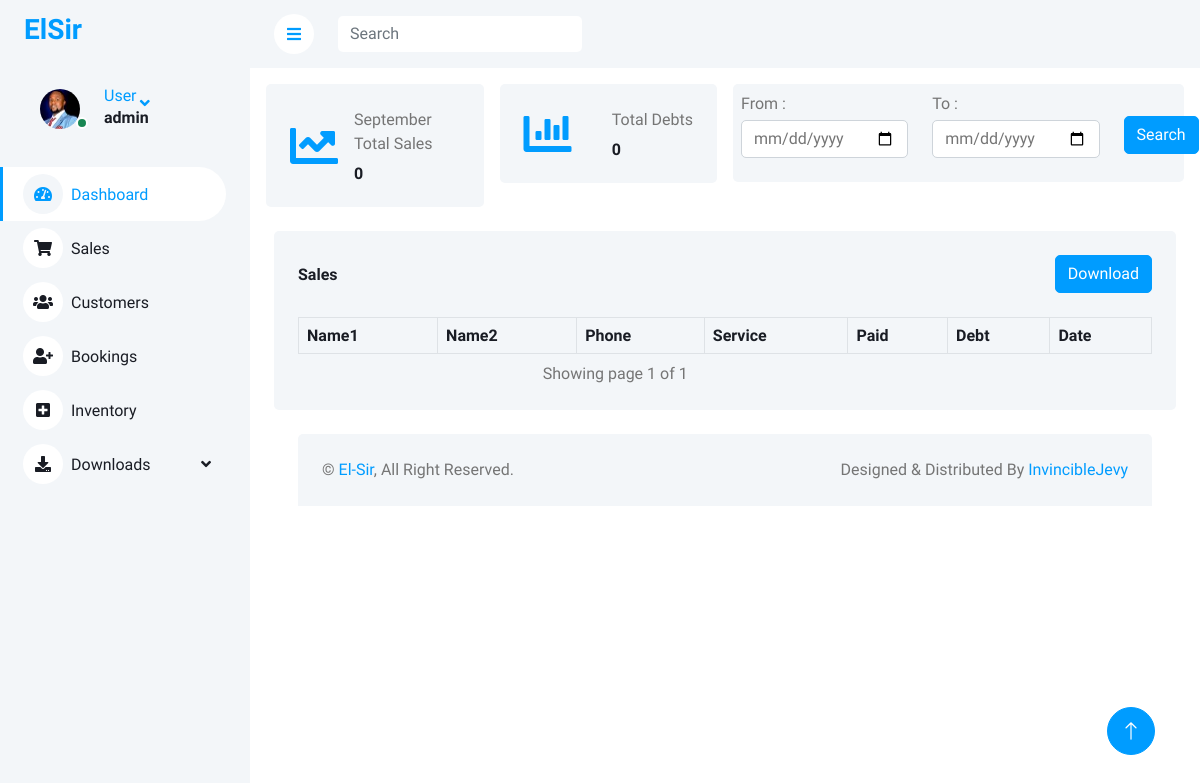
The page /salesrepo/ (signed in) on the database as committed earlier.
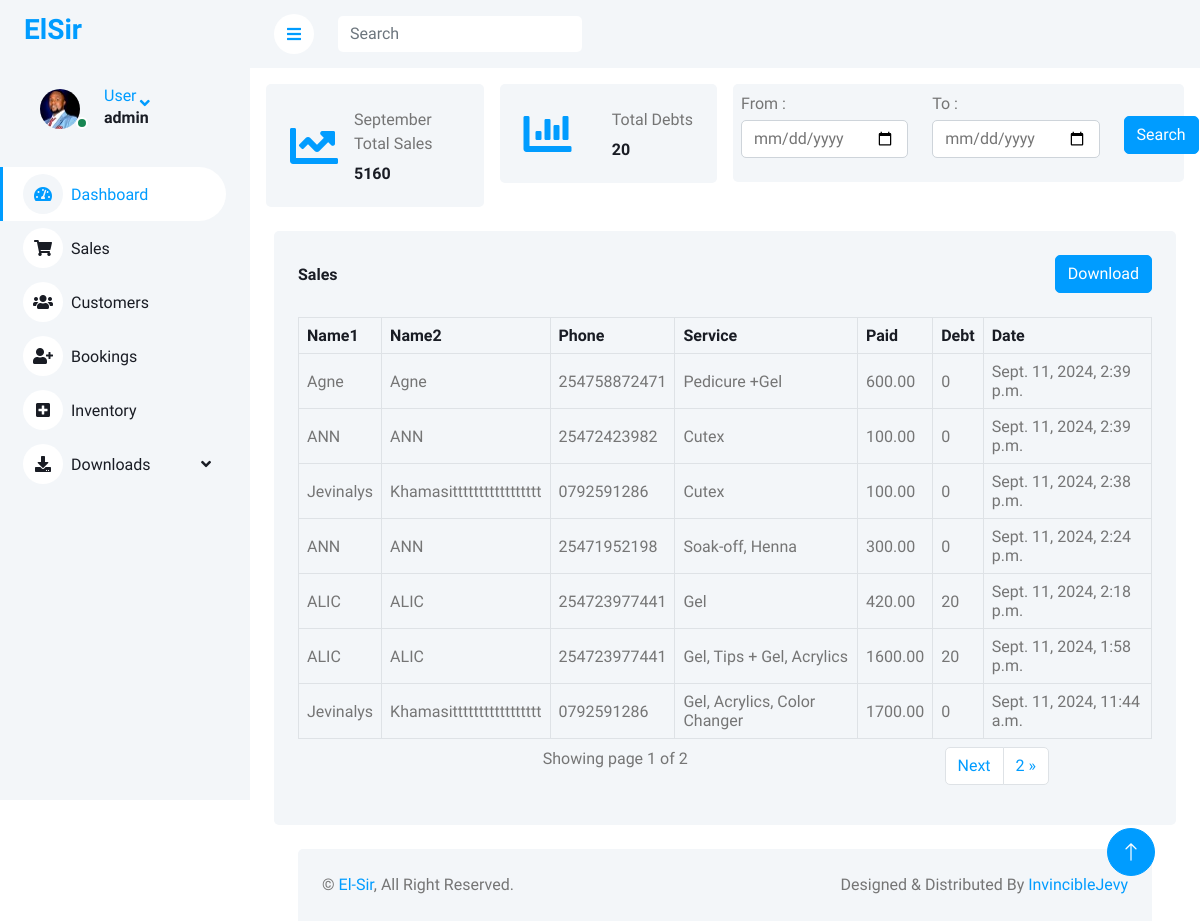
The same page on the database as committed later.
### elsiruser/models.py (models this page shows, shortened)
class Sale(models.Model):
    customer_name = models.ForeignKey(Customer, on_delete = models.PROTECT)
    phone = models.CharField(max_length=12,null=True)
    services = models.CharField(max_length=255,default="" )
    CASH = "cash"
    MPESA = "Mpesa"
    PAYMENT_MODE = {
        CASH : "cash",
        MPESA : "Mpesa"
        }
    payment_mode = models.CharField(
    max_length= 10,
    choices=PAYMENT_MODE,
    default=CASH,
    )
    mpesa_code = models.CharField(max_length=255, null=True)
    amount = models.DecimalField(max_digits=40, decimal_places=2,default=0)
    date_paid = models.DateTimeField(default=timezone.now)
    class Meta:
        ordering:['-date_paid'] # type: ignore

class Customer(models.Model):
    first_name = models.CharField(max_length=255)
    second_name = models.CharField(max_length=255)
    phone = models.CharField(max_length=12)
    email_address =models.EmailField(null=True,blank=True)
    debt = models.IntegerField(null=True, blank=True,default=0)
    loyalty_points = models.FloatField(null=True, blank=True,default=0)

### elsiruser/views.py (the view)
# urls.py: path('salesrepo/',views.salesrepo, name="salesrepo"),
@login_required(login_url='login')
def salesrepo(request):
        sales = Sale.objects.all().order_by('-date_paid')
        myFilter = salesRepofilter(request.GET,queryset=sales)
        sales=myFilter.qs
        month = timezone.now()
        dispmonth= month.strftime("%B")
        for sale in sales:
            sale.services_list = ast.literal_eval(sale.services)
        now = timezone.now()
        start_of_month = now.replace(day=1)
        end_of_month = (start_of_month + timezone.timedelta(days=32)).replace(day=1)
        total_sales_current_month = Sale.objects.filter(
        date_paid__gte=start_of_month,
        date_paid__lt=end_of_month).aggregate(total_sales=Sum('amount'))['total_sales'] or 0
        total_debt = Customer.objects.aggregate(total_debt=Sum('debt'))['total_debt'] or 0
        paginator = Paginator(sales,7)
        page_number = request.GET.get('page')
        page_obj =Paginator.get_page(paginator, page_number)
        context = {'sales':sales,'myFilter':myFilter, 'page_obj':page_obj,'dispmonth':dispmonth,'total_sales_current_month':total_sales_current_month,'total_debt':total_debt}
        return render(request,'salesRepo.html',context)

### elsiruser/templates/salesRepo.html (shortened to what the changed rows need)
{% extends 'base.html' %}
{% load static %}
{% block content %}
        <div class="content">
            <div class="container-fluid pt-3 px-3">
                <div class="row g-3">
                    <div class="col-sm-4 col-xl-3">
                        <div class="bg-light rounded d-flex align-items-center justify-content-between p-4">
                            <div class="ms-3">
                                <p class="mb-2">{{dispmonth}} Total Sales</p>
                                <h6 class="mb-0">{{ total_sales_current_month }}</h6>
                            </div>
                        </div>
                    </div>
                    <div class="col-sm-6 col-xl-3">
                        <div class="bg-light rounded d-flex align-items-center justify-content-between p-4">
                            <div class="ms-3">
                                <p class="mb-2"> Total Debts</p>
                                <h6 class="mb-0">{{ total_debt}}</h6>
                            </div>
                        </div>
                    </div>
                </div>
            </div>
            <div class="container-fluid pt-4 px-4">
                <div class="bg-light text-center rounded p-4">
                    <div class="app-table">
                        <div class="table-responsive">
                            <table class="table text-start align-middle table-bordered table-hover mb-0">
                                <thead>
                                    <tr class="text-dark">
                                        <th scope="col">Name1</th>
                                        <th scope="col">Name2</th>
                                        <th scope="col">Phone</th>
                                        <th scope="col">Service</th>
                                        <th scope="col">Paid</th>
                                        <th scope="col">Debt</th>
                                        <th scope="col">Date</th>
                                    </tr>
                                </thead>
                                <tbody>
                                    {% for sale in page_obj %}
                                    <tr>
                                        <td>{{sale.customer_name.first_name}}</td>
                                        <td>{{sale.customer_name.second_name}}</td>
                                        <td>{{sale.phone}}</td>
                                        <td>{{sale.services_list|join:", "}}</td>
                                        <td>{{sale.amount}}</td>
                                        <td>{{sale.customer_name.debt}}</td>
                                        <td>{{sale.date_paid}}</td>
                                    </tr>
                                    {% endfor %}
                                </tbody>
                            </table>
                        </div>
                    </div>
                    <div class="pagination-container pt-2">
                        <div class="row">
                            <div class="col-md-9">
                                Showing page {{page_obj.number}} of {{ page_obj.paginator.num_pages }}
                            </div>
                            <ul class="pagination align-right float-right mr-auto , col-md-3">
                                {% if page_obj.has_next %}
                                <li class="page-item"> <a class="page-link" href="?page={{ page_obj.next_page_number }}">Next</a></li>
                                <li class="page-item"> <a class="page-link" href="?page={{ page_obj.paginator.num_pages }}">{{ page_obj.paginator.num_pages}} &raquo;</a></li>
                                {% endif %}
                                </ul>
                        </div>
                    </div>
            </div>
{% endblock %}

Rows that differ between the two databases and show on the page:
added Sale: customer_name.first_name "Agne", customer_name.second_name "Agne", phone "254758872471", services_list "Pedicure +Gel", amount "600.00", customer_name.debt "0", date_paid "Sept. 11, 2024, 2:39 p.m."
added Sale: customer_name.first_name "ANN", customer_name.second_name "ANN", phone "25472423982", services_list "Cutex", amount "100.00", customer_name.debt "0", date_paid "Sept. 11, 2024, 2:39 p.m."
added Sale: customer_name.first_name "Jevinalys", customer_name.second_name "Khamasittttttttttttttttt", phone "0792591286", services_list "Cutex", amount "100.00", customer_name.debt "0", date_paid "Sept. 11, 2024, 2:38 p.m."
added Sale: customer_name.first_name "ANN", customer_name.second_name "ANN", phone "25471952198", services_list "Soak-off, Henna", amount "300.00", customer_name.debt "0", date_paid "Sept. 11, 2024, 2:24 p.m."
added Sale: customer_name.first_name "ALIC", customer_name.second_name "ALIC", phone "254723977441", services_list "Gel", amount "420.00", customer_name.debt "20", date_paid "Sept. 11, 2024, 2:18 p.m."
added Sale: customer_name.first_name "ALIC", customer_name.second_name "ALIC", phone "254723977441", services_list "Gel, Tips + Gel, Acrylics", amount "1600.00", customer_name.debt "20", date_paid "Sept. 11, 2024, 1:58 p.m."
added Sale: customer_name.first_name "Jevinalys", customer_name.second_name "Khamasittttttttttttttttt", phone "0792591286", services_list "Gel, Acrylics, Color Changer", amount "1700.00", customer_name.debt "0", date_paid "Sept. 11, 2024, 11:44 a.m."
Other text that changed with them:
{{ total_sales_current_month }}: "0" → "5160"
{{ total_debt }}: "0" → "20"
{{ page_obj.paginator.num_pages }}: "1" → "2"
{{ page_obj.paginator.num_pages }}: (not shown) → "2"
text now shown: "Next »"
